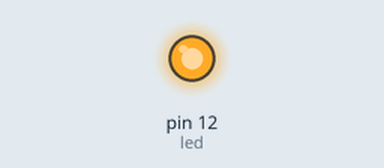
The sketch below on a simulated Arduino Uno, built with avr-gcc and run on an emulated ATmega328P. Parts: output pins drawn as LEDs (lit = HIGH). What the sketch prints to the serial monitor is not drawn.

Above: at 0.1 s.
Timing chart, 0 to 1.6 s (numbered marks = the images above):
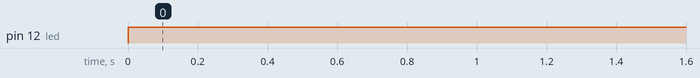

Measured:
- by itself, pin 12 (led): LOW → HIGH at 0.00 s

The sketch:

Dispositivo_emissor_Bluetooth.ino
```cpp
// Projeto Curto Circuito – Conectando dois Arduinos (Emissor)
// == MASTER ==

// Biblioteca
#include <SoftwareSerial.h>

// Comunicação Serial
SoftwareSerial HC05(10, 11); // Simula TX e RX nas portas 10 e 11

// Variáveis e Componentes
int led = 12;          // Defini led na porta 13
int state = 1; // Variável para avaliar o status do Botão

void setup()
{
  pinMode(led, OUTPUT);   // Declara que led como OUTPUT
  HC05.begin(38400);      // Taxa de transmissão do Módulo
  Serial.begin(9600);     // Taxa de transmissão na serial
}
void loop()
{
  if (HC05 == true)
  { // Se o botão estiver pressionado
    Serial.println("Motor de vibração ON");        // Sinaliza com a palavra "ON"
    HC05.println(2);             // HC05 escreve o valor 2 na serial
    digitalWrite(led, 1);        // Liga o LED
  }
  else
  {
    Serial.println("Motor de vibração OFF");      // Sinaliza com a palavra "OFF"
    digitalWrite(led, 0);       // Desliga o LED
  }
  HC05.flush();                 // Limpa a memória
  delay(20);                    // Aguarda 20 ms antes de retornar ao loop
}
```
